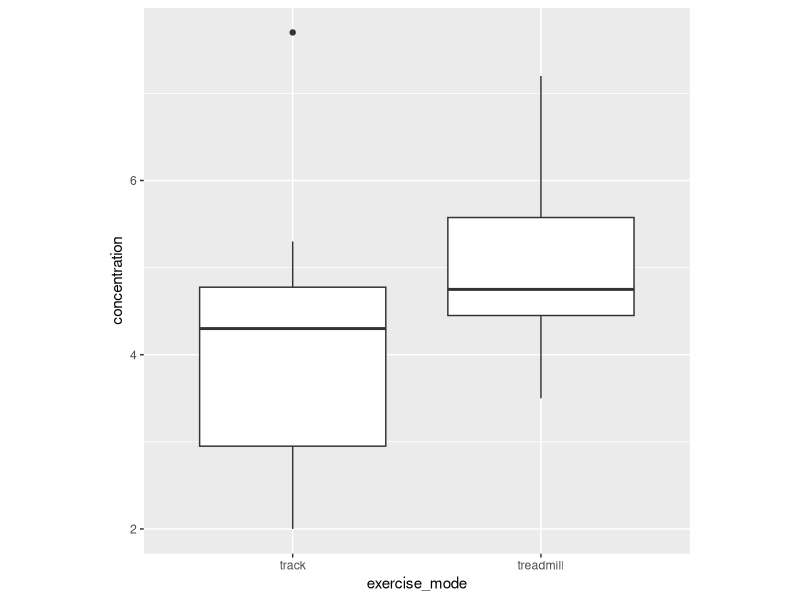

Here is the R script that generated this plot:
## ---- chunk 1
knitr::opts_chunk$set(
  echo = FALSE,
  fig.align = "center")
library(tidyverse)
## ---- chunk 2
gain <- c(577, 596, 594, 612, 600, 584, 618, 627, 588, 601, 606, 559,
          615, 607, 608, 591, 565, 586, 621, 623, 598, 602, 581, 631, 
          570, 595, 603, 605, 616, 574, 578, 600, 596, 619, 636, 589)
## ---- chunk 3
AV <- c(61, 19, 51, 108, 34, 44, 57, 58, 73, 74, 85, 94, 67)
EE <- c(41, 11, 76, 23, 39, 34, 45, 49, 55, 56)
## ---- chunk 4
id <- paste0("horse", 1:10)
track <- c(2.0, 7.7, 4.7, 4.7, 2.9, 2.5, 5.3, 4.8, 3.1, 3.9)
treadmill <- c(3.5, 7.2, 4.6, 5.7, 5.5, 4.4, 5.6, 4.6, 3.5, 4.9)
PLC <- data.frame(id, track, treadmill)
PLC
## ---- chunk 5
PLC_long <- PLC %>%
  gather(key = exercise_mode, value = concentration, -id) 
ggplot(PLC_long, aes(exercise_mode, concentration)) +
  geom_boxplot() +
  theme(aspect.ratio = 1)
